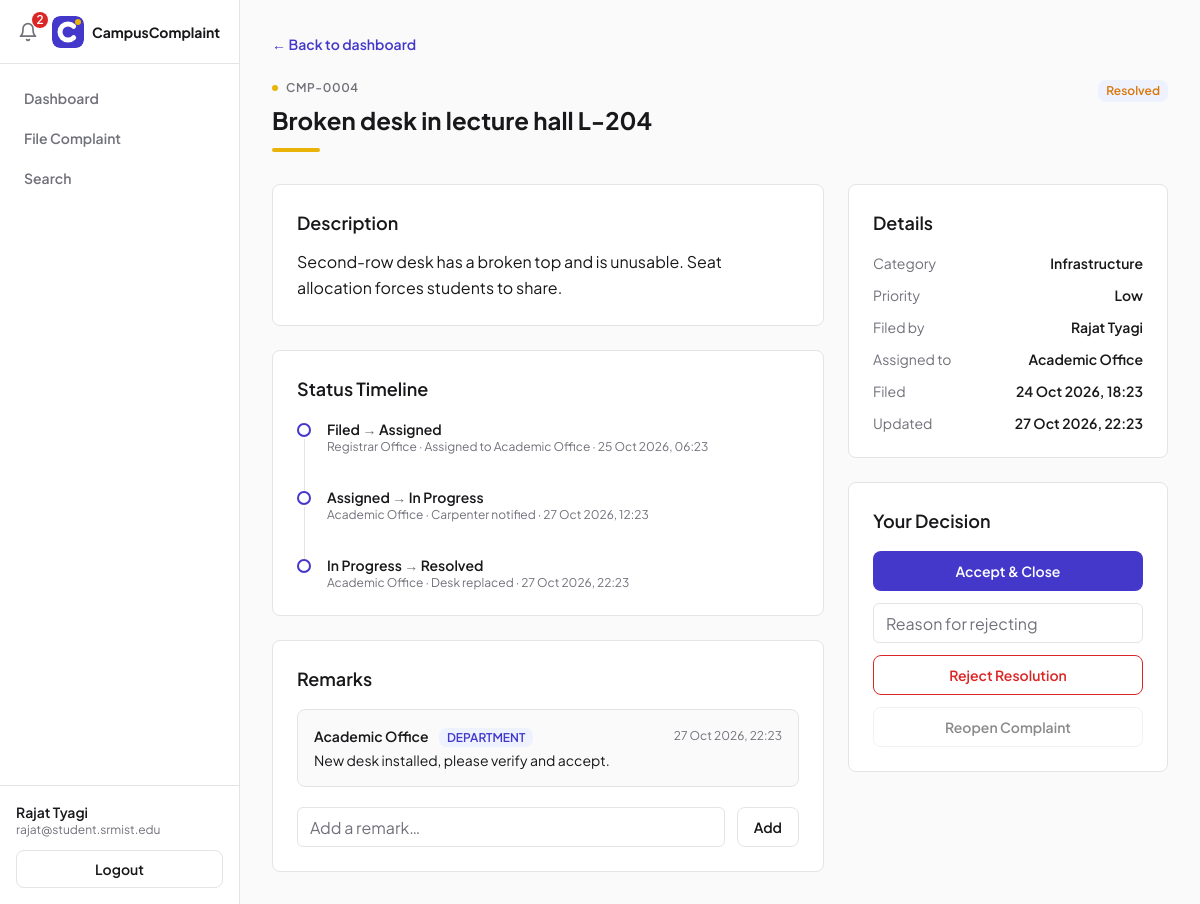
The app's page /complaints/CMP-0004/ (signed in) with its own data.
### complaints/models.py (models this page shows, shortened)
class User(AbstractUser):
    class Role(models.TextChoices):
        STUDENT = "STUDENT", "Student"
        ADMIN = "ADMIN", "Admin"
        DEPARTMENT = "DEPARTMENT", "Department"
    username = models.CharField(max_length=150, unique=True, blank=True)
    name = models.CharField(max_length=120)
    email = models.EmailField(unique=True)
    role = models.CharField(
        max_length=20,
        choices=Role.choices,
        default=Role.STUDENT,
    )
    department = models.CharField(
        max_length=80,
        blank=True,
        help_text="Only used for department accounts (e.g. Mess, Hostel).",
    )
    objects = UserManager()
    USERNAME_FIELD = "email"
    REQUIRED_FIELDS = []
    @property
    def is_student(self):
        return self.role == self.Role.STUDENT
    @property
    def is_department(self):
        return self.role == self.Role.DEPARTMENT
    @property
    def is_administrator(self):
        return self.role == self.Role.ADMIN

class Complaint(models.Model):
    class Category(models.TextChoices):
        MESS = "MESS", "Mess"
        HOSTEL = "HOSTEL", "Hostel"
        ACADEMICS = "ACADEMICS", "Academics"
        INFRASTRUCTURE = "INFRASTRUCTURE", "Infrastructure"
        OTHERS = "OTHERS", "Others"
    class Priority(models.TextChoices):
        LOW = "LOW", "Low"
        MEDIUM = "MEDIUM", "Medium"
        HIGH = "HIGH", "High"
        URGENT = "URGENT", "Urgent"
    class Status(models.TextChoices):
        FILED = "FILED", "Filed"
        ASSIGNED = "ASSIGNED", "Assigned"
        IN_PROGRESS = "IN_PROGRESS", "In Progress"
        RESOLVED = "RESOLVED", "Resolved"
        CLOSED = "CLOSED", "Closed"
        REOPENED = "REOPENED", "Reopened"
    ALLOWED_TRANSITIONS = {
        Status.FILED: {Status.ASSIGNED},
        Status.ASSIGNED: {Status.IN_PROGRESS},
        Status.IN_PROGRESS: {Status.RESOLVED},
        Status.RESOLVED: {Status.CLOSED, Status.IN_PROGRESS},
        Status.CLOSED: {Status.REOPENED},
        Status.REOPENED: {Status.IN_PROGRESS},
    }
    number = models.CharField(max_length=12, unique=True, editable=False, blank=True)
    title = models.CharField(max_length=120)
    description = models.TextField()
    category = models.CharField(max_length=20, choices=Category.choices)
    priority = models.CharField(
        max_length=10,
        choices=Priority.choices,
        default=Priority.MEDIUM,
    )
    status = models.CharField(
        max_length=20,
        choices=Status.choices,
        default=Status.FILED,
    )
    created_by = models.ForeignKey(
        User,
        on_delete=models.PROTECT,
        related_name="filed_complaints",
    )
    assigned_to = models.ForeignKey(
        User,
        on_delete=models.SET_NULL,
        null=True,
        blank=True,
        related_name="assigned_complaints",
    )
    created_at = models.DateTimeField(default=timezone.now)
    updated_at = models.DateTimeField(default=timezone.now)
    closed_at = models.DateTimeField(null=True, blank=True)
    class Meta:
        ordering = ["-updated_at"]
    @property
    def can_reopen(self):
        return self.status == self.Status.CLOSED

class StatusEvent(models.Model):
    complaint = models.ForeignKey(
        Complaint,
        on_delete=models.CASCADE,
        related_name="history",
    )
    from_status = models.CharField(max_length=20, choices=Complaint.Status.choices)
    to_status = models.CharField(max_length=20, choices=Complaint.Status.choices)
    actor = models.ForeignKey(
        User,
        on_delete=models.SET_NULL,
        null=True,
        related_name="status_events",
    )
    actor_name = models.CharField(max_length=120)
    note = models.CharField(max_length=255, blank=True)
    created_at = models.DateTimeField(default=timezone.now)
    class Meta:
        ordering = ["created_at"]

class Remark(models.Model):
    complaint = models.ForeignKey(
        Complaint,
        on_delete=models.CASCADE,
        related_name="remarks",
    )
    author = models.ForeignKey(
        User,
        on_delete=models.SET_NULL,
        null=True,
        related_name="remarks",
    )
    author_name = models.CharField(max_length=120)
    author_role = models.CharField(max_length=20)
    text = models.TextField()
    created_at = models.DateTimeField(default=timezone.now)
    class Meta:
        ordering = ["created_at"]

### complaints/views.py (the view)
@login_required
def complaint_detail(request, number):
    complaint = get_object_or_404(
        Complaint.objects.select_related("created_by", "assigned_to"),
        number__iexact=number,
    )
    user = request.user
    is_owner = user.is_student and complaint.created_by_id == user.id
    is_assigned_department = (
        user.is_department and complaint.assigned_to_id == user.id
    )
    context = {
        "c": complaint,
        "departments": services.department_accounts() if user.is_administrator else None,
        "assign_form": AssignForm(),
        "remark_form": RemarkForm(),
        "resolution_form": ResolutionForm(),
        "reject_form": RejectForm(),
        "is_owner": is_owner,
        "is_assigned_department": is_assigned_department,
        "can_assign": user.is_administrator
        and complaint.status == Complaint.Status.FILED,
        "can_start": is_assigned_department
        and complaint.status in {Complaint.Status.ASSIGNED, Complaint.Status.REOPENED},
        "can_resolve": is_assigned_department
        and complaint.status == Complaint.Status.IN_PROGRESS,
        "can_accept": is_owner and complaint.status == Complaint.Status.RESOLVED,
        "can_reject": is_owner and complaint.status == Complaint.Status.RESOLVED,
        "can_reopen": is_owner and complaint.can_reopen,
        "can_edit": services.can_edit(user, complaint),
        "can_delete": services.can_delete(user, complaint),
        "active": "",
    }
    return render(request, "complaints/detail.html", context)

### complaints/templates/complaints/detail.html (shortened to what this page needs)
{% extends "base.html" %}
{% block content %}
<div class="mb-6">
    <a href="{% url 'home' %}" class="text-sm font-semibold text-primary hover:underline">&larr; Back to dashboard</a>
</div>
<div class="mb-8 flex flex-wrap items-start justify-between gap-4">
    <div>
        <div class="mb-2 flex items-center gap-2 text-xs font-semibold uppercase tracking-wider text-muted">
            <span class="h-1.5 w-1.5 rounded-full bg-accent"></span>
            <span>{{ c.number }}</span>
        </div>
        <h1 class="text-2xl font-bold text-ink">{{ c.title }}</h1>
        <div class="mt-3 h-1 w-12 rounded-full bg-accent"></div>
    </div>
    <div class="flex flex-wrap items-center gap-2">
        {% include "fragments/badge.html" with status=c.status label=c.get_status_display %}
    </div>
</div>
<div class="grid gap-6 lg:grid-cols-[1fr_320px]">
    <div class="space-y-6">
        <div class="rounded-lg border border-border bg-card p-6">
            <h2 class="mb-3 text-lg font-semibold text-ink">Description</h2>
            <p class="whitespace-pre-wrap text-base leading-relaxed text-ink">{{ c.description }}</p>
        </div>
        <div class="rounded-lg border border-border bg-card p-6">
            <h2 class="mb-4 text-lg font-semibold text-ink">Status Timeline</h2>
            <ol class="space-y-4">
                {% for e in c.history.all %}
                <li class="relative flex gap-4 pb-4 last:pb-0">
                    <span class="relative z-10 mt-1 h-3.5 w-3.5 shrink-0 rounded-full border-2 border-primary bg-card"></span>
                    <div>
                        <div class="text-sm font-semibold text-ink">
                            <span>{{ e.get_from_status_display }}</span>
                            <span class="text-muted">&rarr;</span>
                            <span>{{ e.get_to_status_display }}</span>
                        </div>
                        <div class="text-xs text-muted">
                            <span>{{ e.actor_name }}</span>
                            {% if e.note %}<span> · {{ e.note }}</span>{% endif %}
                            <span> · </span><span>{{ e.created_at|date:"d M Y, H:i" }}</span>
                        </div>
                    </div>
                </li>
                {% empty %}
                <li class="text-sm text-muted">No transitions yet.</li>
                {% endfor %}
            </ol>
        </div>
        <div class="rounded-lg border border-border bg-card p-6">
            <h2 class="mb-4 text-lg font-semibold text-ink">Remarks</h2>
            <div class="mb-5 space-y-3">
                {% for r in c.remarks.all %}
                <div class="rounded-lg border border-border bg-page p-4">
                    <div class="mb-1 flex items-center justify-between">
                        <span class="text-sm font-semibold text-ink">
                            <span>{{ r.author_name }}</span>
                            <span class="ml-2 rounded-lg bg-surface px-2 py-0.5 text-xs font-semibold text-primary">{{ r.author_role }}</span>
                        </span>
                        <span class="text-xs text-muted">{{ r.created_at|date:"d M Y, H:i" }}</span>
                    </div>
                    <p class="text-sm text-ink">{{ r.text }}</p>
                </div>
                {% empty %}
                <div class="text-sm text-muted">No remarks yet.</div>
                {% endfor %}
            </div>
            <form action="{% url 'add_remark' c.number %}" method="post" class="flex gap-3">
                {{ remark_form.text }}
                <button type="submit"
                        class="h-10 rounded-lg border border-border px-4 text-sm font-semibold text-ink transition hover:bg-page">Add</button>
            </form>
        </div>
    </div>
    <div class="space-y-6">
        <div class="rounded-lg border border-border bg-card p-6">
            <h2 class="mb-4 text-lg font-semibold text-ink">Details</h2>
            <dl class="space-y-3 text-sm">
                <div class="flex justify-between gap-3">
                    <dt class="text-muted">Category</dt>
                    <dd class="font-semibold text-ink">{{ c.get_category_display }}</dd>
                </div>
                <div class="flex justify-between gap-3">
                    <dt class="text-muted">Priority</dt>
                    <dd class="font-semibold text-ink">{{ c.get_priority_display }}</dd>
                </div>
                <div class="flex justify-between gap-3">
                    <dt class="text-muted">Filed by</dt>
                    <dd class="font-semibold text-ink">{{ c.created_by.name }}</dd>
                </div>
                <div class="flex justify-between gap-3">
                    <dt class="text-muted">Assigned to</dt>
                    <dd class="font-semibold text-ink">{{ c.assigned_to.name|default:"Not assigned" }}</dd>
                </div>
                <div class="flex justify-between gap-3">
                    <dt class="text-muted">Filed</dt>
                    <dd class="font-semibold text-ink">{{ c.created_at|date:"d M Y, H:i" }}</dd>
                </div>
                <div class="flex justify-between gap-3">
                    <dt class="text-muted">Updated</dt>
                    <dd class="font-semibold text-ink">{{ c.updated_at|date:"d M Y, H:i" }}</dd>
                </div>
            </dl>
        </div>
        {% if is_owner %}
        <div class="rounded-lg border border-border bg-card p-6">
            <h2 class="mb-4 text-lg font-semibold text-ink">Your Decision</h2>
            <div class="space-y-3">
                <form action="{% url 'accept_complaint' c.number %}" method="post">
                    <button type="submit"
                            class="h-10 w-full rounded-lg bg-primary px-4 text-sm font-semibold text-white transition hover:bg-primary-hover disabled:cursor-not-allowed disabled:opacity-50">Accept &amp; Close</button>
                </form>
                <form action="{% url 'reject_complaint' c.number %}" method="post" class="space-y-3">
                    <input type="text" name="reason" maxlength="300" placeholder="Reason for rejecting"
                           class="h-10 w-full rounded-md border border-border px-3 text-base text-ink placeholder:text-muted focus:border-primary focus:outline-none disabled:opacity-50">
                    <button type="submit"
                            class="h-10 w-full rounded-lg border border-danger px-4 text-sm font-semibold text-danger transition hover:bg-danger/5 disabled:cursor-not-allowed disabled:opacity-50">Reject Resolution</button>
                </form>
                <form action="{% url 'reopen_complaint' c.number %}" method="post">
                    <button type="submit"
                            {% if not can_reopen %}disabled title="Reopen is available once the complaint is closed"{% endif %}
                            class="h-10 w-full rounded-lg border border-border px-4 text-sm font-semibold text-ink transition hover:bg-page disabled:cursor-not-allowed disabled:opacity-50">Reopen Complaint</button>
                </form>
            </div>
        </div>
        {% endif %}
    </div>
</div>
{% endblock %}

### complaints/templates/fragments/sidebar.html (shortened to what this page needs)
{% load static %}
<nav id="sidebarNav" class="fixed inset-y-0 left-0 z-40 flex w-60 -translate-x-full flex-col border-r border-border bg-card transition-transform duration-200 ease-out lg:translate-x-0">
    <div class="relative flex h-16 items-center gap-2 border-b border-border px-3">
        <button type="button" id="notifToggle" aria-label="Notifications"
                class="relative hidden h-8 w-8 shrink-0 items-center justify-center rounded-lg text-muted transition hover:bg-page hover:text-ink lg:flex">
            <svg xmlns="http://www.w3.org/2000/svg" viewBox="0 0 24 24" fill="none" stroke="currentColor"
                 stroke-width="2" stroke-linecap="round" stroke-linejoin="round" class="h-5 w-5">
                <path d="M6 8a6 6 0 0 1 12 0c0 7 3 9 3 9H3s3-2 3-9"></path>
                <path d="M10.3 21a1.94 1.94 0 0 0 3.4 0"></path>
            </svg>
            {% if unread_count > 0 %}
            <span class="absolute -right-1 -top-1 inline-flex h-4 min-w-[16px] items-center justify-center rounded-full bg-danger px-1 text-xs font-semibold text-white">{{ unread_count }}</span>
            {% endif %}
        </button>
        <img src="{% static 'img/logo-mark.svg' %}" alt="CampusComplaint" class="h-8 w-8 shrink-0 rounded-lg">
        <span class="min-w-0 truncate text-sm font-bold text-ink">CampusComplaint</span>
    </div>
    <div class="flex-1 space-y-1 px-3 py-4">
        {% if user.is_student %}
        <a href="{% url 'dashboard_student' %}"
           class="block rounded-lg px-3 py-2 text-sm font-semibold transition {% if active == 'dashboard' %}bg-surface text-primary{% else %}text-muted hover:bg-page hover:text-ink{% endif %}">Dashboard</a>
        {% elif user.is_administrator %}
        <a href="{% url 'dashboard_admin' %}"
           class="block rounded-lg px-3 py-2 text-sm font-semibold transition {% if active == 'dashboard' %}bg-surface text-primary{% else %}text-muted hover:bg-page hover:text-ink{% endif %}">Dashboard</a>
        {% else %}
        <a href="{% url 'dashboard_department' %}"
           class="block rounded-lg px-3 py-2 text-sm font-semibold transition {% if active == 'dashboard' %}bg-surface text-primary{% else %}text-muted hover:bg-page hover:text-ink{% endif %}">My Queue</a>
        {% endif %}
        {% if user.is_student %}
        <a href="{% url 'complaint_create' %}"
           class="block rounded-lg px-3 py-2 text-sm font-semibold transition {% if active == 'new' %}bg-surface text-primary{% else %}text-muted hover:bg-page hover:text-ink{% endif %}">File Complaint</a>
        {% endif %}
        <a href="{% url 'search' %}"
           class="block rounded-lg px-3 py-2 text-sm font-semibold transition {% if active == 'search' %}bg-surface text-primary{% else %}text-muted hover:bg-page hover:text-ink{% endif %}">Search</a>
    </div>
    <div class="border-t border-border px-4 py-4">
        <div class="text-sm font-semibold text-ink">{{ user.name }}</div>
        <div class="mb-3 text-xs text-muted">{{ user.email }}</div>
        <form method="post" action="{% url 'logout' %}">
            <button type="submit"
                    class="block w-full rounded-lg border border-border px-3 py-2 text-center text-sm font-semibold text-ink transition hover:bg-page">Logout</button>
        </form>
    </div>
</nav>

### records on screen
User: name "Rajat Tyagi", email "rajat@student.srmist.edu"
Complaint: number "CMP-0004", title "Broken desk in lecture hall L-204", description "Second-row desk has a broken top and is unusable. Seat allocation forces students to share.", category "Infrastructure", priority "Low", created_by.name "Rajat Tyagi", assigned_to.name "Academic Office", created_at "24 Oct 2026, 18:23", updated_at "27 Oct 2026, 22:23"
StatusEvent: from_status "Filed", to_status "Assigned", actor_name "Registrar Office", note "Assigned to Academic Office", created_at "25 Oct 2026, 06:23"
StatusEvent: from_status "Assigned", to_status "In Progress", actor_name "Academic Office", note "Carpenter notified", created_at "27 Oct 2026, 12:23"
StatusEvent: from_status "In Progress", to_status "Resolved", actor_name "Academic Office", note "Desk replaced", created_at "27 Oct 2026, 22:23"
Remark: author_name "Academic Office", author_role "DEPARTMENT", created_at "27 Oct 2026, 22:23", text "New desk installed, please verify and accept."

### other values on screen
{{ unread_count }} "2"
{{ label }} "Resolved"
